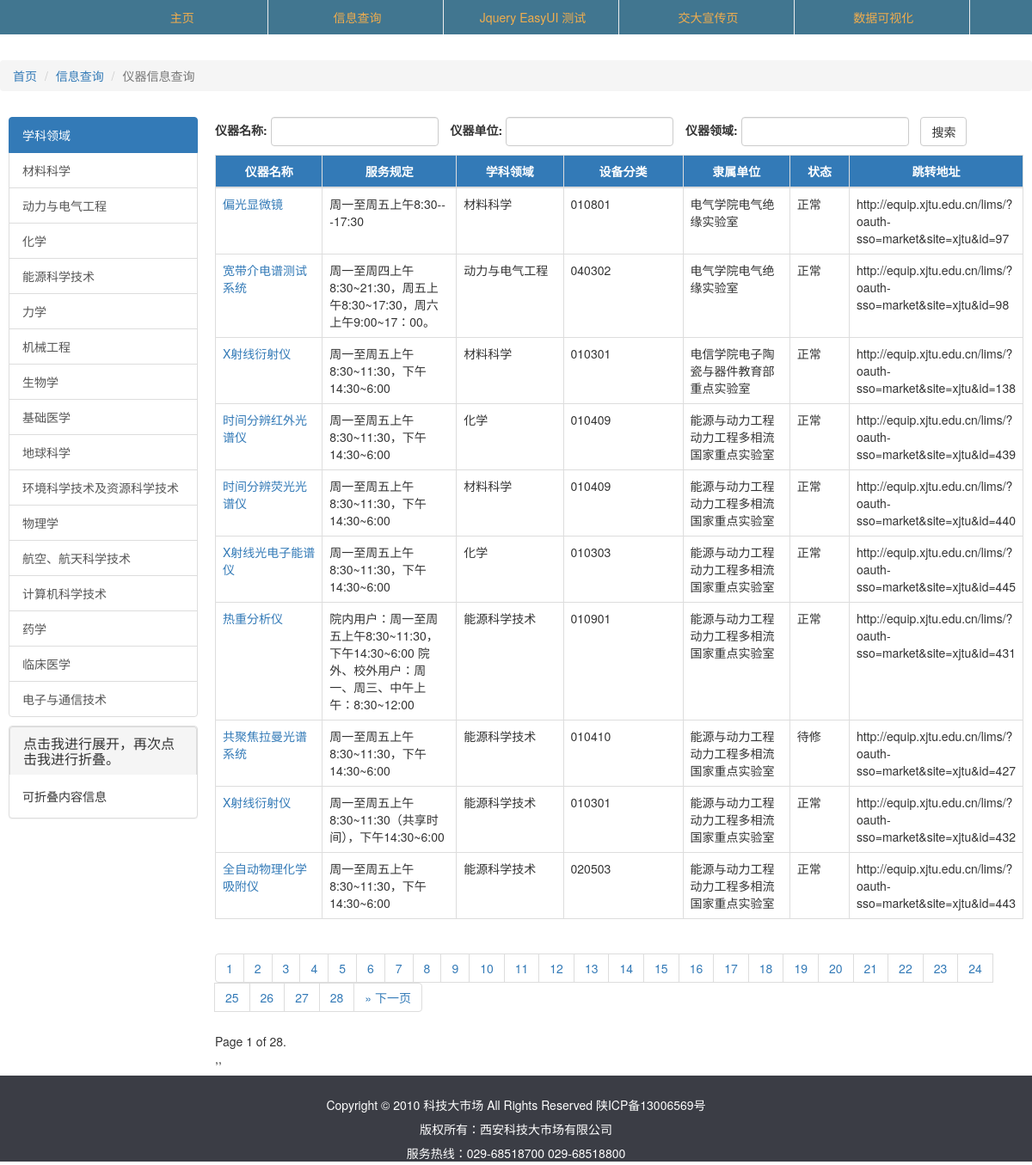
The page /instr/ on the database its author committed.
### utility/models.py (models this page shows)
class xajtdx_instrument(models.Model):
    id = models.AutoField(primary_key=True)
    eqid = models.CharField(max_length=100,null=True,blank=True)
    instruType = models.CharField(max_length=100,null=True,blank=True)
    cname = models.CharField(max_length=200,null=True,blank=True)
    ename = models.CharField(max_length=200,null=True,blank=True)
    innerId = models.CharField(max_length=100,null=True,blank=True)
    instrBelongsType = models.CharField(max_length=100,null=True,blank=True)
    InstrBelongsName = models.CharField(max_length=100,null=True,blank=True)
    instrCategory = models.CharField(max_length=100,null=True,blank=True)
    instrCategoryName = models.CharField(max_length=100,null=True,blank=True)
    instrSource = models.CharField(max_length=100,null=True,blank=True)
    instrSupervise = models.CharField(max_length=100,null=True,blank=True)
    worth = models.CharField(max_length=100,null=True,blank=True)
    nation = models.CharField(max_length=100,null=True,blank=True)
    manufacturer = models.CharField(max_length=100,null=True,blank=True)
    beginDate = models.DateTimeField(null=True,blank=True)
    type = models.CharField(max_length=100,null=True,blank=True)
    instrVersion = models.CharField(max_length=100,null=True,blank=True)
    technical = models.CharField(max_length=100,null=True,blank=True)
    function = models.CharField(max_length=100,null=True,blank=True)
    subject = models.CharField(max_length=100,null=True,blank=True)
    serviceContent = models.CharField(max_length=100,null=True,blank=True)
    achievement = models.CharField(max_length=100,null=True,blank=True)
    status = models.CharField(max_length=100,null=True,blank=True)
    requirement = models.CharField(max_length=100,null=True,blank=True)
    fee = models.CharField(max_length=100,null=True,blank=True)
    serviceUrl = models.CharField(max_length=100,null=True,blank=True)
    street = models.CharField(max_length=100,null=True,blank=True)
    contact = models.CharField(max_length=100,null=True,blank=True)
    phone = models.CharField(max_length=100,null=True,blank=True)
    email = models.CharField(max_length=100,null=True,blank=True)
    address = models.CharField(max_length=100,null=True,blank=True)
    postalcode = models.CharField(max_length=100,null=True,blank=True)
    shareMode = models.CharField(max_length=100,null=True,blank=True)
    org = models.CharField(max_length=100,null=True,blank=True)
    image = models.CharField(max_length=100,null=True,blank=True)
    isshow = models.CharField(max_length=100,null=True,blank=True)
    createDate = models.DateTimeField(null=True,blank=True)
    createUser = models.CharField(max_length=100,null=True,blank=True)
    updateDate = models.DateTimeField(null=True,blank=True)
    updateUser = models.CharField(max_length=100,null=True,blank=True)

### utility/views.py (the view)
# urls.py: url(r'^instr/',views.instr),
def instr(request):
    instr_list = models.xajtdx_instrument.objects.values('cname','requirement','subject','instrCategory','org','status','serviceUrl')
    subject_list = models.xajtdx_instrument.objects.values_list('subject',flat=True)\
        .exclude(subject__contains="None").distinct()
    if request.method == "GET":
        eqName = request.GET.get("eqName", None)
        eqOrg = request.GET.get("eqOrg", None)
        eqSubject = request.GET.get("eqSubject", None)
        if eqName is None and eqOrg is None and eqSubject is None:
            eqName = ""
            eqOrg = ""
            eqSubject = ""
        else:
            instr_list = instr_list.filter(cname__icontains = eqName).\
                filter(org__icontains = eqOrg).filter(subject__icontains = eqSubject)
    page = request.GET.get('page')
    paginator = Paginator(instr_list,10,3)
    print(instr_list.query)
    try:
        customer = paginator.page(page)
    except PageNotAnInteger:
        customer = paginator.page(1)
    except EmptyPage:
        customer = paginator.page(paginator.num_pages)
    return render(request,"instrument.html",locals())

### templates/instrument.html (shortened to what this page needs)
<!DOCTYPE html>
<html xmlns="http://www.w3.org/1999/xhtml">
<head>
    <link rel="stylesheet" type="text/css" href="../static/css/bootstrap.min.css" />
    <link rel="stylesheet" type="text/css" href="../static/css/base.css">
    <link rel="stylesheet" type="text/css" href="../static/css/instr.css">
</head>
<body>
    <ul class="nav-my fix">
        <li><a href="/">主页</a></li>
        <li><a href="/instr">信息查询</a></li>
        <li><a href="/test_easyui">Jquery EasyUI 测试</a></li>
        <li><a target="_blank" href="/jiaoda">交大宣传页</a></li>
        <li><a target="_blank" href="/dv">数据可视化</a></li>
    </ul>
    <br/>
    <div class="wrapper">
        <ol class="breadcrumb">
            <li><a href="/index">首页</a></li>
            <li><a href="/instr">信息查询</a></li>
            <li class="active">仪器信息查询</li>
        </ol>
        <div class="w--260">
            <div class="lg_l">
                <div class="list-group-item active" ">学科领域</div>
            {% for i in subject_list %}
                        <a herf="# " class="list-group-item dlt1 ">{{ i }}</a>
                    {% endfor %}
        </div>
            <div class="panel-group lg_l " id="accordion ">
            <div class="panel panel-default ">
            <div class="panel-heading list-group-item active ">
              <h4 class="panel-title ">
                <a data-toggle="collapse " data-parent="#accordion "
                  href="#collapseOne ">
                  点击我进行展开，再次点击我进行折叠。
        </a>
      </h4>
    </div>
            <div id="collapseOne " class="panel-collapse collapse in ">
              <div class="panel-body ">
                  可折叠内容信息
              </div>
            </div>
            </div>
            </div>
        </div>
        <div class="w--560 ">
                <form class="form-inline " role="form " style="margin-bottom: 10px " action="/instr/ " method="get ">
                    <div class="form-group " style="margin-right: 10px ">
                    <label for="eqname ">仪器名称:</label>
                    <input type="text " class="form-control " value="{{ eqName }} " name="eqName " id="eqname ">
                    </div>
                    <div class="form-group " style="margin-right: 10px ">
                    <label for="eqOrg ">仪器单位:</label>
                    <input type="text " class="form-control " value="{{ eqOrg }} " name="eqOrg " id="eqOrg ">
                    </div>
                    <div class="form-group " style="margin-right: 10px ">
                    <label for="eqSubject ">仪器领域:</label>
                    <input type="text " class="form-control " value="{{ eqSubject }} " name="eqSubject " id="eqSubject ">
                    </div>
                    <button type="submit " class="btn btn-default ">搜索</button>
                </form>
                <table class="table table-hover table-bordered " border="1 ">
                    <thead>
                                <th>仪器名称</th>
                                <th>服务规定</th>
                                <th>学科领域</th>
                                <th>设备分类</th>
                                <th>隶属单位</th>
                                <th>状态</th>
                                <th>跳转地址</th>
                            </thead>
                    <tbody>
                                {% for line in customer.object_list %}
                                <tr>
                                    <td width="200 "><a href=" ">{{ line.cname }}</a></td>
                                    <td width="200 ">{{ line.requirement }}</td>
                                    <td width="200 ">{{ line.subject }}</td>
                                    <td width="200 ">{{ line.instrCategory }}</td>
                                    <td width="200 ">{{ line.org }}</td>
                                    <td width="100 ">{{ line.status }}</td>
                                    <td width="200 ">{{ line.serviceUrl }}</td>
                                </tr>
                                {% endfor %}
                            </tbody>
                </table>
                <div>
                    <nav aria-label="Page navigation ">
                        <ul class='pagination'>
                            {% for pg in paginator.page_range %}
                                {% if number == pg %}
                            <li><a href="?eqName={{ eqName }}&eqOrg={{ eqOrg }}&eqSubject={{ eqSubject }}&page={{ pg }} ">{{ pg }}</a></li>
                            {% else %}
                            <li><a href="?eqName={{ eqName }}&eqOrg={{ eqOrg }}&eqSubject={{ eqSubject }}&page={{ pg }} ">{{ pg }}</a></li>
                            {% endif %} {% endfor %}  {% if customer.has_next %}
                            <li>
                                <a href="?eqName={{ eqName }}&eqOrg={{ eqOrg }}&eqSubject={{ eqSubject }}&page={{ customer.next_page_number }} " aria-label="Next ">
                                    <span aria-hidden="true ">&raquo; 下一页</span>
                                </a>
                            </li>
                        </ul>
                        {% endif %}
                    </nav>
                </div>
                <div id="tpn ">
                Page {{ customer.number }} of {{ customer.paginator.num_pages }}.
                <br/> {{ eqName }},{{ eqOrg }},{{ eqSubject }}
            </div>
            </div>
    </div>
</body>
<footer>
    <span>Copyright © 2010 科技大市场 All Rights Reserved 陕ICP备13006569号
    <br>
    版权所有：西安科技大市场有限公司
    <br>
    服务热线：029-68518700 029-68518800
    </span>
</footer>
</html>

### static/css/base.css (style rules this page uses)
html, body { height: 100%; min-height: 100%; _height: 100%; margin: 0px; padding: 0px; }
body { font-family: "Helvetica Neue", Helvetica, "Microsoft Yahei", "Hiragino Sans GB", "WenQuanYi Micro Hei", sans-serif; font-size: 14px; line-height: 1.42857143; background-color: #fff; }
.fix { position: fixed; left: 0; top: 0; z-index: auto; }
.nav-my { width: 100%; list-style: none; text-align: center; background-color: #417690; z-index: 999; }
.nav-my li { display: inline-block; border-right: 1px solid #eeeeee; width: 200px; text-align: center; }
.nav-my li a { height:40px; line-height: 40px; font-size: 14px; text-decoration: none; color:#f0ad4e; }
.wrapper { width: 1200px; display: block; margin: 50px auto; }
footer { min-width: 1200px; width: 100%; height: 100px; background-color: #3B3D45; padding: 20px 0; color: #fff; text-align: center; float:left; }
footer span { line-height: 28px; }

### static/css/instr.css (style rules this page uses)
.w--260 { width: 20%; float:left; }
.w--560 { width: 80%; padding: 10px; float:left; }
.lg_l { margin: 10px; }
.dlt1 { display: block; }
thead { background: #337ab7; color: #ffffff; }
th { text-align: center; }
.pagination li { float: left; list-style: none; border:1px; padding:0; margin:0 auto; }

### rows shown on the page
xajtdx_instrument: cname "偏光显微镜", requirement "周一至周五上午8:30---17:30", subject "材料科学", instrCategory "010801", org "电气学院电气绝缘实验室", status "正常", serviceUrl "http://equip.xjtu.edu.cn/lims/?oauth-sso=market&site=xjtu&id=97"
xajtdx_instrument: cname "宽带介电谱测试系统", requirement "周一至周四上午8:30~21:30，周五上午8:30~17:30，周六上午9:00~17：00。", subject "动力与电气工程", instrCategory "040302", org "电气学院电气绝缘实验室", status "正常", serviceUrl "http://equip.xjtu.edu.cn/lims/?oauth-sso=market&site=xjtu&id=98"
xajtdx_instrument: cname "X射线衍射仪", requirement "周一至周五上午8:30~11:30，下午14:30~6:00", subject "材料科学", instrCategory "010301", org "电信学院电子陶瓷与器件教育部重点实验室", status "正常", serviceUrl "http://equip.xjtu.edu.cn/lims/?oauth-sso=market&site=xjtu&id=138"
xajtdx_instrument: cname "时间分辨红外光谱仪", requirement "周一至周五上午8:30~11:30，下午14:30~6:00", subject "化学", instrCategory "010409", org "能源与动力工程动力工程多相流国家重点实验室", status "正常", serviceUrl "http://equip.xjtu.edu.cn/lims/?oauth-sso=market&site=xjtu&id=439"
xajtdx_instrument: cname "时间分辨荧光光谱仪", requirement "周一至周五上午8:30~11:30，下午14:30~6:00", subject "材料科学", instrCategory "010409", org "能源与动力工程动力工程多相流国家重点实验室", status "正常", serviceUrl "http://equip.xjtu.edu.cn/lims/?oauth-sso=market&site=xjtu&id=440"
xajtdx_instrument: cname "X射线光电子能谱仪", requirement "周一至周五上午8:30~11:30，下午14:30~6:00", subject "化学", instrCategory "010303", org "能源与动力工程动力工程多相流国家重点实验室", status "正常", serviceUrl "http://equip.xjtu.edu.cn/lims/?oauth-sso=market&site=xjtu&id=445"
xajtdx_instrument: cname "热重分析仪", requirement "院内用户：周一至周五上午8:30~11:30，下午14:30~6:00 院外、校外用户：周一、周三、中午上午：8:30~12:00", subject "能源科学技术", instrCategory "010901", org "能源与动力工程动力工程多相流国家重点实验室", status "正常", serviceUrl "http://equip.xjtu.edu.cn/lims/?oauth-sso=market&site=xjtu&id=431"
xajtdx_instrument: cname "共聚焦拉曼光谱系统", requirement "周一至周五上午8:30~11:30，下午14:30~6:00", subject "能源科学技术", instrCategory "010410", org "能源与动力工程动力工程多相流国家重点实验室", status "待修", serviceUrl "http://equip.xjtu.edu.cn/lims/?oauth-sso=market&site=xjtu&id=427"
xajtdx_instrument: cname "X射线衍射仪", requirement "周一至周五上午8:30~11:30（共享时间），下午14:30~6:00", subject "能源科学技术", instrCategory "010301", org "能源与动力工程动力工程多相流国家重点实验室", status "正常", serviceUrl "http://equip.xjtu.edu.cn/lims/?oauth-sso=market&site=xjtu&id=432"
xajtdx_instrument: cname "全自动物理化学吸附仪", requirement "周一至周五上午8:30~11:30，下午14:30~6:00", subject "能源科学技术", instrCategory "020503", org "能源与动力工程动力工程多相流国家重点实验室", status "正常", serviceUrl "http://equip.xjtu.edu.cn/lims/?oauth-sso=market&site=xjtu&id=443"

### other values the page prints
{{ i }} "材料科学" "动力与电气工程" "化学" "能源科学技术" "力学" "机械工程" "生物学" "基础医学" "地球科学" "环境科学技术及资源科学技术" "物理学" "航空、航天科学技术" "计算机科学技术" "药学" "临床医学" "电子与通信技术"
{{ pg }} "1" "2" "3" "4" "5" "6" "7" "8" "9" "10" "11" "12" "13" "14" "15" "16" "17" "18" "19" "20" "21" "22" "23" "24" "25" "26" "27" "28"
{{ customer.number }} "1"
{{ customer.paginator.num_pages }} "28"
